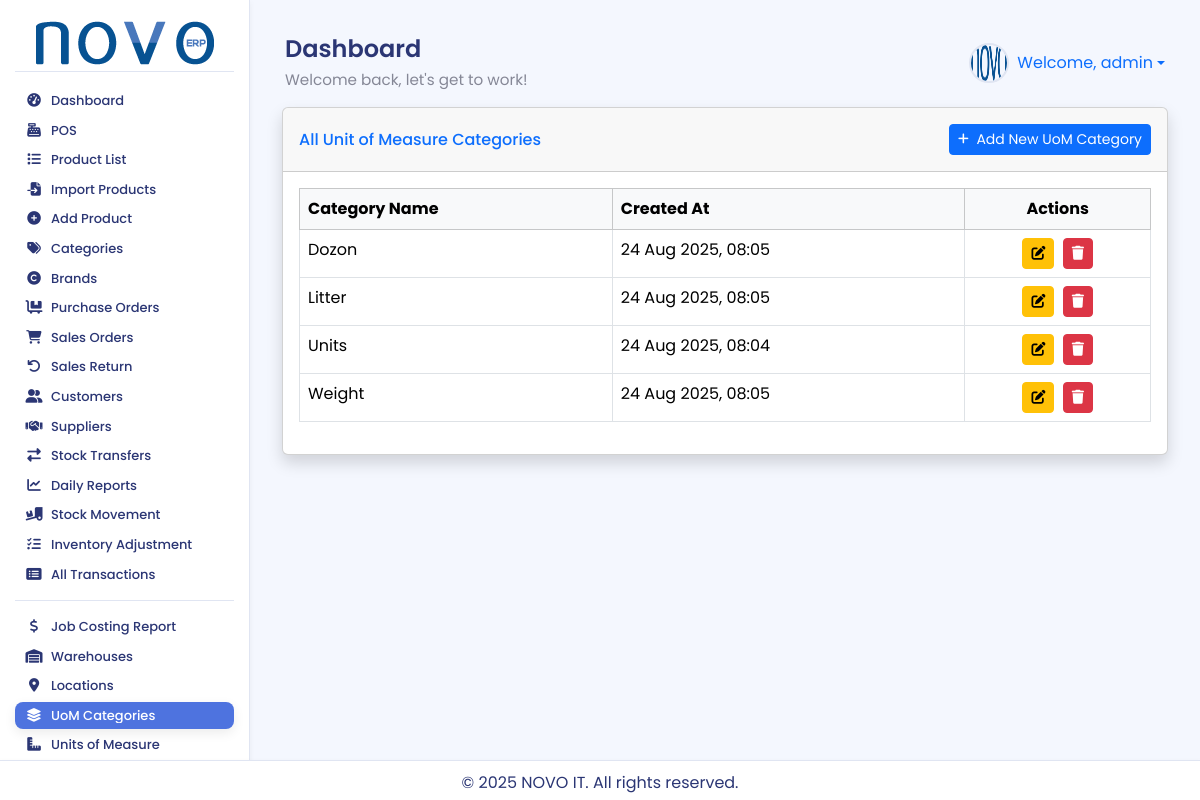
Screenshot of /products/uom/categories/ (signed in) with the database file from the repository.
### accounts/models.py (models this page shows, shortened)
class User(AbstractUser):
    warehouse = models.ForeignKey(
        Warehouse,
        on_delete=models.SET_NULL,
        null=True,
        blank=True,
        related_name='users', # এই গুদামের সাথে যুক্ত ইউজারদের সহজে খুঁজে পাওয়ার জন্য
        verbose_name="Assigned Warehouse" # অ্যাডমিন প্যানেলে প্রদর্শনের জন্য
    )
    class Meta:
        verbose_name = "User"
        verbose_name_plural = "Users"

### products/models.py (models this page shows, shortened)
class UnitOfMeasureCategory(models.Model):
    name = models.CharField(max_length=100, unique=True)
    created_at = models.DateTimeField(auto_now_add=True)
    updated_at = models.DateTimeField(auto_now=True)
    class Meta:
        db_table = 'inventory_unitofmeasurecategory'
        verbose_name_plural = "Unit of Measure Categories"

### products/views.py (the view)
# urls.py: path('uom/categories/', views.uom_category_list, name='uom_category_list'),
@login_required
@permission_required('products.view_unitofmeasurecategory', login_url='/admin/')
def uom_category_list(request):
    uom_categories = UnitOfMeasureCategory.objects.all().order_by('name')
    return render(request, 'products/uom_category_list.html', {'uom_categories': uom_categories, 'title': 'Unit of Measure Categories'})

### products/templates/products/uom_category_list.html (shortened to what this page needs)
{% extends 'base.html' %}
{% load static %}
{% block content %}
<div class="container-fluid">
    <div class="card shadow mb-4">
        <div class="card-header py-3 d-flex flex-row align-items-center justify-content-between">
            <h6 class="m-0 font-weight-bold text-primary">All Unit of Measure Categories</h6>
            <a href="{% url 'products:add_uom_category' %}" class="btn btn-primary btn-sm">
                 Add New UoM Category
            </a>
        </div>
        <div class="card-body">
            <div class="table-responsive">
                <table class="table table-bordered table-hover" width="100%" cellspacing="0">
                    <thead class="table-light">
                        <tr>
                            <th>Category Name</th>
                            <th>Created At</th>
                            <th class="text-center">Actions</th>
                        </tr>
                    </thead>
                    <tbody>
                        {% for category in uom_categories %}
                        <tr>
                            <td>{{ category.name }}</td>
                            <td>{{ category.created_at|date:"d M Y, H:i" }}</td>
                            <td class="text-center">
                                <a href="{% url 'products:edit_uom_category' category.pk %}" class="btn btn-warning btn-sm me-1" title="Edit">
                                    <i class="fas fa-edit"></i>
                                </a>
                                <a href="{% url 'products:delete_uom_category' category.pk %}" class="btn btn-danger btn-sm" title="Delete">
                                    <i class="fas fa-trash"></i>
                                </a>
                            </td>
                        </tr>
                        {% empty %}
                        <tr>
                            <td colspan="3" class="text-center">No UoM categories found.</td>
                        </tr>
                        {% endfor %}
                    </tbody>
                </table>
            </div>
        </div>
    </div>
</div>
{% endblock %}

### inventory_system/templates/base.html (shortened to what this page needs)
{% load static %}
<!DOCTYPE html>
<html lang="en">
<head>
    <link href="https://cdn.jsdelivr.net/npm/select2@4.1.0-rc.0/dist/css/select2.min.css" rel="stylesheet" />
    <link href="https://cdn.jsdelivr.net/npm/bootstrap@5.3.3/dist/css/bootstrap.min.css" rel="stylesheet">
    <link rel="stylesheet" href="https://cdnjs.cloudflare.com/ajax/libs/font-awesome/6.4.0/css/all.min.css">
    <link rel="stylesheet" href="{% static 'css/style.css' %}">
</head>
<body>
<div class="wrapper">
    {% if user.is_authenticated %}
    <aside class="sidebar-nav">
        <div class="sidebar-header">
            <a href="{% url 'dashboard' %}">
                <img src="{% static 'images/logo.png' %}" alt="NOVO ERP Logo">
            </a>
        </div>
        <ul class="sidebar-menu">
            {% with user.groups.all|join:", " as user_groups %}
            {% if 'POS Sales Staff' in user_groups %}
                <li><a href="{% url 'pos:pos_view' %}"><i class="fas fa-cash-register fa-fw"></i> <span>POS</span></a></li>
                <li><a href="{% url 'products:product_list' %}"><i class="fas fa-list fa-fw"></i> <span>Product List</span></a></li>
            {% elif user.is_superuser %}
                <li><a href="{% url 'dashboard' %}"><i class="fas fa-tachometer-alt fa-fw"></i> <span>Dashboard</span></a></li>
                <li><a href="{% url 'pos:pos_view' %}"><i class="fas fa-cash-register fa-fw"></i> <span>POS</span></a></li>
                <li><a href="{% url 'products:product_list' %}"><i class="fas fa-list fa-fw"></i> <span>Product List</span></a></li>
                <li><a href="{% url 'products:import_products' %}"><i class="fas fa-file-import fa-fw"></i> <span>Import Products</span></a></li>
                <li><a href="{% url 'products:add_product' %}"><i class="fas fa-plus-circle fa-fw"></i> <span>Add Product</span></a></li>
                <li><a href="{% url 'products:category_list' %}"><i class="fas fa-tags fa-fw"></i> <span>Categories</span></a></li>
                <li><a href="{% url 'products:brand_list' %}"><i class="fas fa-copyright fa-fw"></i> <span>Brands</span></a></li>
                <li><a href="{% url 'purchase:purchase_order_list' %}"><i class="fas fa-dolly-flatbed fa-fw"></i> <span>Purchase Orders</span></a></li>
                <li><a href="{% url 'sales:sales_order_list' %}"><i class="fas fa-shopping-cart fa-fw"></i> <span>Sales Orders</span></a></li>
                <li><a href="{% url 'sales:create_sales_return' %}"><i class="fas fa-undo fa-fw"></i> <span>Sales Return</span></a></li>
                <li><a href="{% url 'partners:customer_list' %}"><i class="fas fa-user-friends fa-fw"></i> <span>Customers</span></a></li>
                <li><a href="{% url 'partners:supplier_list' %}"><i class="fas fa-handshake fa-fw"></i> <span>Suppliers</span></a></li>
                <li><a href="{% url 'purchase:stock_transfer_request_list' %}"><i class="fas fa-exchange-alt fa-fw"></i> <span>Stock Transfers</span></a></li>
                <li><a href="{% url 'reports:daily_sales_report' %}"><i class="fas fa-chart-line fa-fw"></i> <span>Daily Reports</span></a></li>
                <li><a href="{% url 'stock:stock_movement_report' %}"><i class="fas fa-truck-loading fa-fw"></i> <span>Stock Movement</span></a></li>
                <li><a href="{% url 'stock:inventory_adjustment' %}"><i class="fas fa-tasks fa-fw"></i> <span>Inventory Adjustment</span></a></li>
                <li><a href="{% url 'stock:transaction_list' %}"><i class="fas fa-list-alt fa-fw"></i> <span>All Transactions</span></a></li>
                <div class="sidebar-divider"></div>
                <li><a href="{% url 'costing:job_costing_report' %}"><i class="fas fa-dollar-sign fa-fw"></i> <span>Job Costing Report</span></a></li>
                <li><a href="{% url 'stock:warehouse_list' %}"><i class="fas fa-warehouse fa-fw"></i> <span>Warehouses</span></a></li>
                <li><a href="{% url 'stock:location_list' %}"><i class="fas fa-map-marker-alt fa-fw"></i> <span>Locations</span></a></li>
                <li><a href="{% url 'products:uom_category_list' %}"><i class="fas fa-layer-group fa-fw"></i> <span>UoM Categories</span></a></li>
                <li><a href="{% url 'products:unit_of_measure_list' %}"><i class="fas fa-ruler-combined fa-fw"></i> <span>Units of Measure</span></a></li>
                <li><a href="{% url 'management:backup_restore' %}"> <span>Backup/Restore</span></a></li>
            {% endif %}
            {% endwith %}
        </ul>
    </aside>
    {% endif %}
    <div class="main-content">
        {% if user.is_authenticated %}
        <header class="header">
            <div class="header-title">
                <h1>{% block page_title %}Dashboard{% endblock %}</h1>
                <p>Welcome back, let's get to work!</p>
            </div>
            <div class="d-flex align-items-center">
                <div class="user-profile dropdown">
                    <a href="#" class="dropdown-toggle text-decoration-none d-flex align-items-center" data-bs-toggle="dropdown" aria-expanded="false">
                        <img src="{% static 'images/default_avatar.png' %}" alt="Avatar" class="me-2"> Welcome, {{ user.username }}
                    </a>
                </div>
            </div>
        </header>
        {% endif %}
        <main>
            {% block content %}{% endblock %}
        </main>
        <footer class="footer">
            <p>&copy; {% now "Y" %} NOVO IT. All rights reserved.</p>
        </footer>
    </div>
</div>
</body>
</html>

### static/css/style.css (style rules this page uses)
:root { --primary: hsl(185, 75%, 43%); --success: #1cc88a; --info: #36b9cc; --warning: #f6c23e; --danger: #e74a3b; --text: #2B3674; --muted: #858796; --bg: #F4F7FE; --card: #FFFFFF; --border: #E0E5F2; --sidebar-text: #2B3674; --sidebar-active-bg: #4e73df; --sidebar-hover-bg: rgba(78, 115, 223, 0.1); --shadow-sm: 0 2px 6px rgba(0, 0, 0, 0.05); --shadow-md: 0 4px 12px rgba(0, 0, 0, 0.08); --transition-fast: 0.2s ease; --transition-smooth: 0.3s ease; }
body { font-family: 'Poppins', sans-serif; background-color: var(--bg); color: var(--text); display: flex; flex-direction: column; min-height: 100vh; margin: 0; overflow-x: hidden; }
.wrapper { flex: 1; display: flex; flex-direction: row; }
.sidebar-nav { width: 250px; background: var(--card); border-right: 1px solid var(--border); padding: 15px; transition: width var(--transition-fast); box-shadow: var(--shadow-sm); height: calc(100vh - 37px); position: sticky; top: 0; overflow-y: auto; display: flex; flex-direction: column; }
.sidebar-header { padding: 5px 5px; border-bottom: 1px solid var(--border); text-align: center; }
.sidebar-header a img { width: 100%; max-width: 180px; height: auto; object-fit: contain; }
.sidebar-menu { list-style: none; padding: 0; margin: 15px 0 0; flex: 1 1 auto; }
.sidebar-nav::after { content: ''; padding-bottom: 20px; }
.sidebar-menu li { margin-bottom: 2px; }
.sidebar-menu a { display: flex; align-items: center; padding: 6px 10px; border-radius: 8px; color: var(--sidebar-text); text-decoration: none; font-weight: 500; font-size: 13px; line-height: 1.2; transition: background-color var(--transition-smooth), transform var(--transition-fast), box-shadow var(--transition-fast); }
.sidebar-menu a i { margin-right: 8px; width: 18px; text-align: center; font-size: 0.85rem; transition: color var(--transition-fast); }
.sidebar-menu a span { white-space: nowrap; overflow: hidden; text-overflow: ellipsis; }
.sidebar-menu a.active { background-color: var(--sidebar-active-bg); color: white; box-shadow: var(--shadow-md); }
.sidebar-menu a.active i { color: white; }
.sidebar-divider { height: 1px; background-color: var(--border); margin: 12px 0; }
.header { display: flex; justify-content: space-between; align-items: center; padding: 15px 15px; }
.header-title h1 { margin: 0; font-size: 1.5rem; font-weight: 600; }
.header-title p { margin: 5px 0 0; color: var(--muted); font-size: 0.95rem; }
.user-profile { display: flex; align-items: center; }
.user-profile img { width: 40px; height: 40px; border-radius: 50%; margin-right: 10px; border: 2px solid var(--border); }
.main-content { flex: 1; padding: 20px; padding-bottom: 60px; overflow-y: auto; background-color: var(--bg); }
.footer { position: fixed; bottom: 0; left: 0; width: 100%; height: 40px; background-color: var(--card); color: var(--text); text-align: center; padding: 10px; border-top: 1px solid var(--border); box-shadow: var(--shadow-sm); z-index: 1000; }

### rows the page displays
User: username "admin"
UnitOfMeasureCategory: name "Dozon", created_at "24 Aug 2025, 08:05"
UnitOfMeasureCategory: name "Litter", created_at "24 Aug 2025, 08:05"
UnitOfMeasureCategory: name "Units", created_at "24 Aug 2025, 08:04"
UnitOfMeasureCategory: name "Weight", created_at "24 Aug 2025, 08:05"
